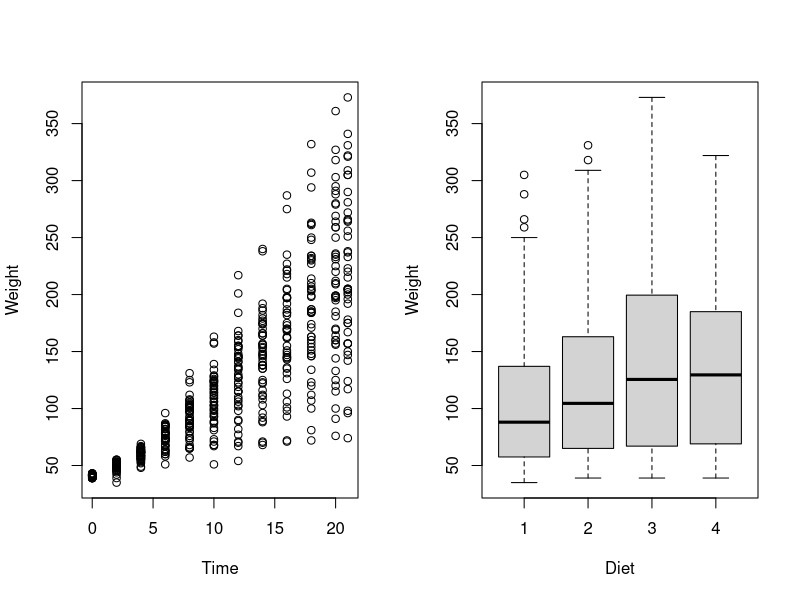
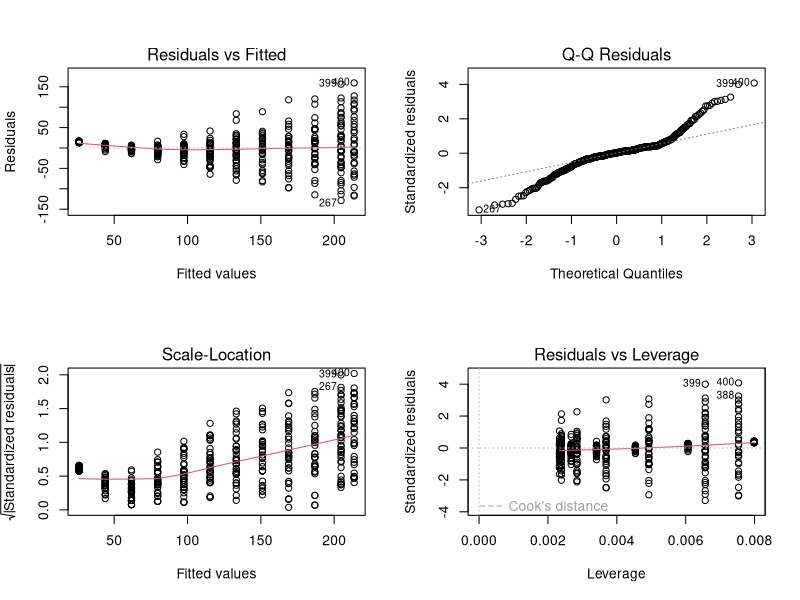
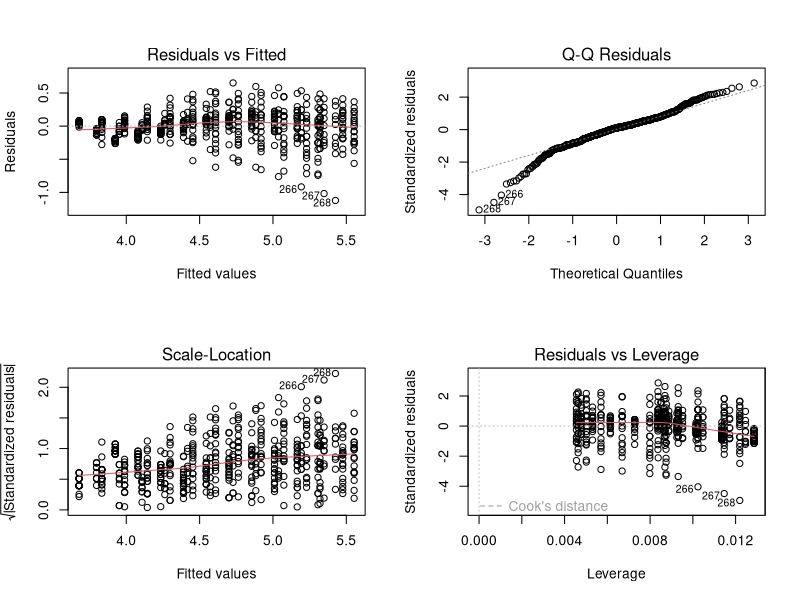

These figures' R source, in order:
## ---- chunk 1
data(ChickWeight)
str(ChickWeight)
head(ChickWeight)
## ---- chunk 2
par(mfrow=c(1,2))
plot(ChickWeight$Time, ChickWeight$weight,
     xlab="Time", ylab="Weight")
plot(ChickWeight$Diet, ChickWeight$weight,
     xlab="Diet", ylab="Weight")
## ---- chunk 3
set.seed(1234)
i <- sample(1:nrow(ChickWeight), nrow(ChickWeight)*0.75, replace=FALSE)
train <- ChickWeight[i,]
test <- ChickWeight[-i,]
## ---- chunk 4
lm1 <- lm(weight~Time, data=train)
summary(lm1)
## ---- chunk 5
par(mfrow=c(2,2))
plot(lm1)
## ---- chunk 6
lm2 <- lm(weight~Time+Diet, data=train)
summary(lm2)
## ---- chunk 7
anova(lm1, lm2)
## ---- chunk 8
lm3 <- lm(log(weight)~Time+Diet, data=ChickWeight)
summary(lm3)
par(mfrow=c(2,2))
plot(lm3)
## ---- chunk 9
pred <- predict(lm1, newdata=test)
cor(pred, test$weight)
mse <- mean((pred-test$weight)^2)
rmse <- sqrt(mse)
## ---- chunk 10
pred <- predict(lm2, newdata=test)
cor(pred, test$weight)
mse2 <- mean((pred-test$weight)^2)
rmse2 <- sqrt(mse2)
## ---- chunk 11
pred <- predict(lm3, newdata=test)
cor(pred, log(test$weight))
mse3 <- mean((pred-log(test$weight))^2) 
rmse3 <- sqrt(mse3)
